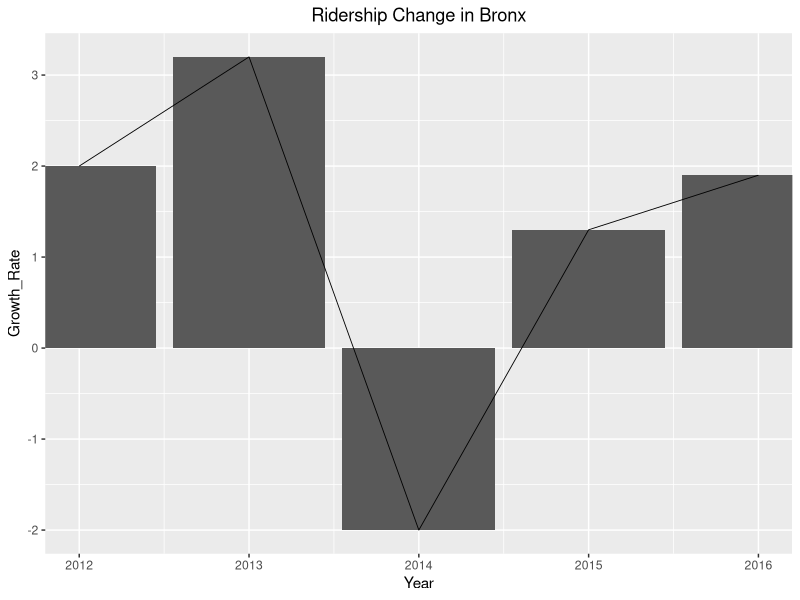
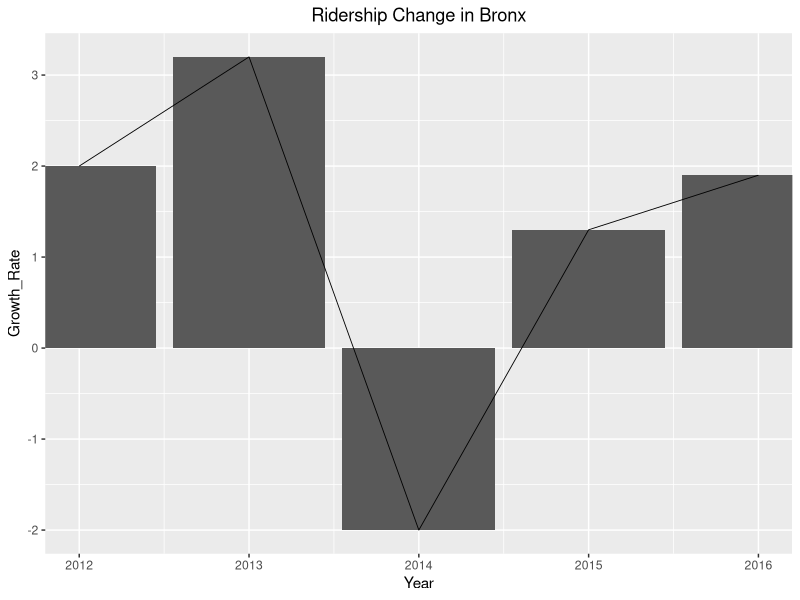
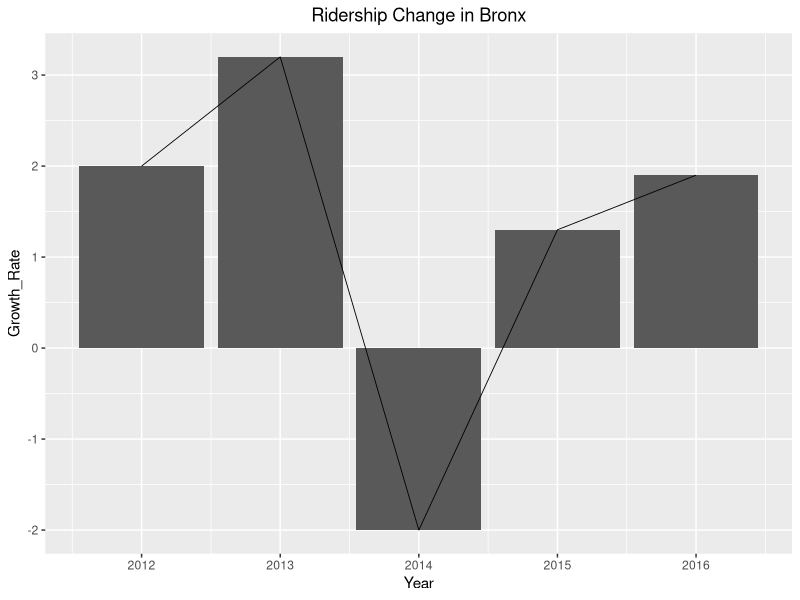

Here is the R script that generated these plots, in order:
library(ggplot2)
# create some dummy data
Year<- c(2011:2016)
Growth_Rate<- c(NA,2.0,3.2,-2.0,1.3,1.9)
dat<- data.frame(Year, Growth_Rate, stringsAsFactors = FALSE)

# Method 1: remove missing values by creating a subset and storing the cleaned data
dat.clean<- na.omit(subset(dat, select = c(Year, Growth_Rate)))
# plot it
ggplot(data = dat.clean, 
       aes(Year,Growth_Rate))+
  geom_bar(stat = "identity", na.rm = TRUE)+
  geom_line(col='black', size=0.3)+
  coord_cartesian(xlim = c(2012, 2016))+
  ggtitle("Ridership Change in Bronx") + 
  theme(plot.title = element_text(hjust = 0.5))

# Method 2: By using the coord_cartesian(). Again in my opinion, the best use case for this method will be when, you wish to limit the x-axis values
ggplot(data = dat, aes(Year,Growth_Rate))+
  geom_bar(stat = "identity", na.rm = TRUE)+
  geom_line(col='black', size=0.3)+
  coord_cartesian(xlim = c(2012, 2016))+
  ggtitle("Ridership Change in Bronx") + 
  theme(plot.title = element_text(hjust = 0.5))

# Method 3: My grudge with Method 1 was , it was creating an additional temporary variable to store the cleaned data. So I propose method 3;
ggplot(data = na.omit(subset(dat, select = c(Year, Growth_Rate))), 
       aes(Year,Growth_Rate))+
  geom_bar(stat = "identity", na.rm = TRUE)+
  geom_line(col='black', size=0.3)+
  ggtitle("Ridership Change in Bronx") + 
  theme(plot.title = element_text(hjust = 0.5))
